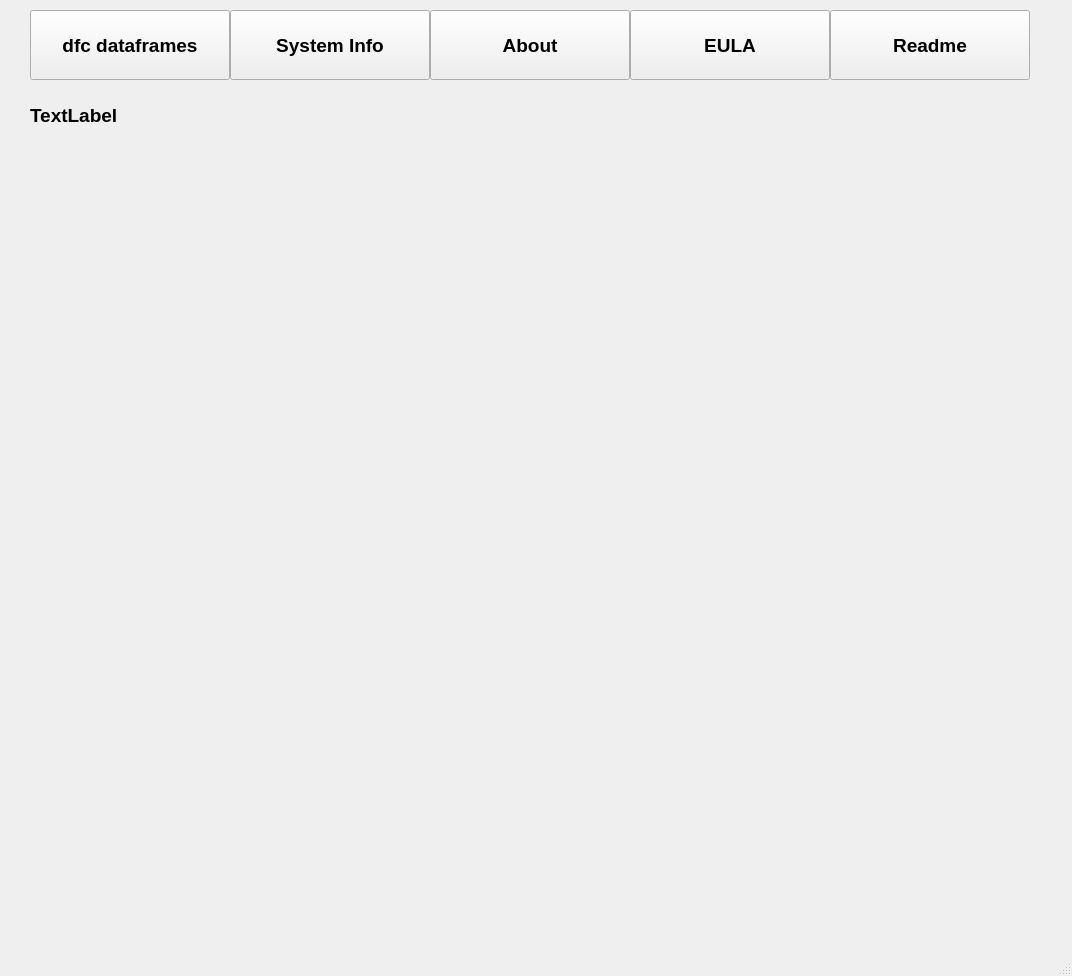
<?xml version="1.0" encoding="UTF-8"?>
<ui version="4.0">
 <class>MainWindow</class>
 <widget class="QMainWindow" name="MainWindow">
  <property name="geometry">
   <rect>
    <x>0</x>
    <y>0</y>
    <width>1072</width>
    <height>976</height>
   </rect>
  </property>
  <property name="font">
   <font>
    <family>Arial</family>
    <pointsize>14</pointsize>
    <weight>75</weight>
    <bold>true</bold>
   </font>
  </property>
  <property name="windowTitle">
   <string>MainWindow</string>
  </property>
  <widget class="QWidget" name="centralwidget">
   <widget class="QPushButton" name="dfcdfsbutton">
    <property name="geometry">
     <rect>
      <x>30</x>
      <y>10</y>
      <width>200</width>
      <height>70</height>
     </rect>
    </property>
    <property name="font">
     <font>
      <family>Arial</family>
      <pointsize>14</pointsize>
      <weight>75</weight>
      <bold>true</bold>
     </font>
    </property>
    <property name="text">
     <string>dfc dataframes</string>
    </property>
   </widget>
   <widget class="QPushButton" name="Infobutton">
    <property name="geometry">
     <rect>
      <x>230</x>
      <y>10</y>
      <width>200</width>
      <height>70</height>
     </rect>
    </property>
    <property name="font">
     <font>
      <weight>75</weight>
      <bold>true</bold>
     </font>
    </property>
    <property name="text">
     <string>System Info</string>
    </property>
   </widget>
   <widget class="QPushButton" name="Aboutbutton">
    <property name="geometry">
     <rect>
      <x>430</x>
      <y>10</y>
      <width>200</width>
      <height>70</height>
     </rect>
    </property>
    <property name="font">
     <font>
      <weight>75</weight>
      <bold>true</bold>
     </font>
    </property>
    <property name="text">
     <string>About</string>
    </property>
   </widget>
   <widget class="QPushButton" name="EULAbutton">
    <property name="geometry">
     <rect>
      <x>630</x>
      <y>10</y>
      <width>200</width>
      <height>70</height>
     </rect>
    </property>
    <property name="font">
     <font>
      <weight>75</weight>
      <bold>true</bold>
     </font>
    </property>
    <property name="text">
     <string>EULA</string>
    </property>
   </widget>
   <widget class="QPushButton" name="ReadMebutton">
    <property name="geometry">
     <rect>
      <x>830</x>
      <y>10</y>
      <width>200</width>
      <height>70</height>
     </rect>
    </property>
    <property name="font">
     <font>
      <weight>75</weight>
      <bold>true</bold>
     </font>
    </property>
    <property name="text">
     <string>Readme</string>
    </property>
   </widget>
   <widget class="QLabel" name="Systemsplash">
    <property name="geometry">
     <rect>
      <x>30</x>
      <y>90</y>
      <width>121</width>
      <height>51</height>
     </rect>
    </property>
    <property name="text">
     <string>TextLabel</string>
    </property>
   </widget>
   <widget class="QWidget" name="verticalLayoutWidget">
    <property name="geometry">
     <rect>
      <x>30</x>
      <y>170</y>
      <width>1001</width>
      <height>741</height>
     </rect>
    </property>
    <layout class="QVBoxLayout" name="dfcSystemMainLayout">
     <property name="sizeConstraint">
      <enum>QLayout::SetNoConstraint</enum>
     </property>
    </layout>
   </widget>
  </widget>
  <widget class="QStatusBar" name="statusbar"/>
 </widget>
 <resources/>
 <connections/>
</ui>
